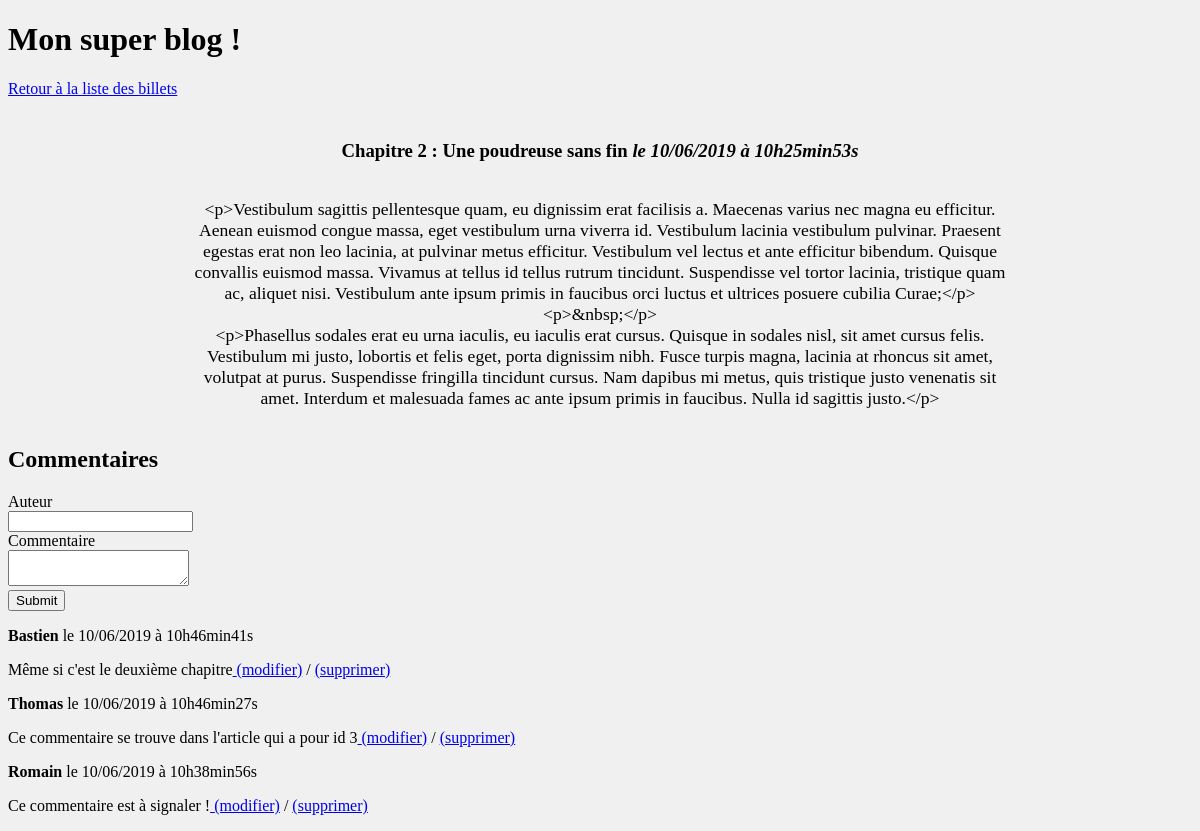
Screenshot of /index.php?action=article&id=3 with the database file from the repository.
### tables this page shows
CREATE TABLE `articles` (
  `id` int(11) NOT NULL,
  `author` varchar(50) NOT NULL,
  `title` varchar(150) NOT NULL,
  `content` text NOT NULL,
  `date_creation` datetime NOT NULL DEFAULT CURRENT_TIMESTAMP,
  `date_modification` datetime NOT NULL DEFAULT CURRENT_TIMESTAMP
);

CREATE TABLE `comments` (
  `id` int(11) NOT NULL,
  `id_article` int(11) NOT NULL,
  `author` varchar(50) NOT NULL,
  `comment` text NOT NULL,
  `date_creation` datetime NOT NULL DEFAULT CURRENT_TIMESTAMP,
  `date_modification` datetime NOT NULL DEFAULT CURRENT_TIMESTAMP,
  `report` int(11) NOT NULL
);

### Controller/functions.php (called while the page is built, shortened)
<?php
require_once('model/articleManager.php');
require_once('model/commentManager.php');
function article() {
	$postManager = new \OpenClassrooms\Blog\Model\ArticleManager();
	$commentManager = new \OpenClassrooms\Blog\Model\CommentManager();
	$post = $postManager->getArticle($_GET['id']);
	$comments = $commentManager->getComments($_GET['id']);
	require('View/articleView.php');
}

### Model/articleManager.php (called while the page is built, shortened)
<?php
class ArticleManager extends Manager {
	public function getArticle($postId) {
		$db = $this->dbConnect();
		$req = $db->prepare('SELECT id, title, content, DATE_FORMAT(date_creation, \'%d/%m/%Y à %Hh%imin%ss\') AS creation_date_fr FROM articles WHERE id = ?');
		$req->execute(array($postId));
		$post = $req->fetch();
		return $post;
	}
}

### Model/commentManager.php (called while the page is built, shortened)
<?php
class CommentManager extends Manager
{
    public function getComments($postId) {
		$db = $this->dbConnect();
		$comments = $db->prepare('SELECT id, author, comment, DATE_FORMAT(date_creation, \'%d/%m/%Y à %Hh%imin%ss\') AS comment_date_fr FROM comments WHERE id_article = ? ORDER BY date_creation DESC');
		$comments->execute(array($postId));
		return $comments;
	}
}

### View/articleView.php (the view, shortened to what this page needs)
<h1>Mon super blog !</h1>
<p><a href="index.php">Retour à la liste des billets</a></p>
<div class="news">
    <h3>
        <?= htmlspecialchars($post['title']) ?>
        <em>le <?= $post['creation_date_fr'] ?></em>
    </h3>
    <p>
        <?= nl2br(htmlspecialchars($post['content'])) ?>
    </p>
</div>
<h2>Commentaires</h2>
<form action="index.php?action=addComment&amp;id=<?= $post['id'] ?>" method="post">
    <div>
        <label for="author">Auteur</label><br />
        <input type="text" id="author" name="author" />
    </div>
    <div>
        <label for="comment">Commentaire</label><br />
        <textarea id="comment" name="comment"></textarea>
    </div>
    <div>
        <input type="submit" alert='Commentaire modifié'/>
    </div>
</form>
<?php
while ($comment = $comments->fetch())
{
?>
    <p><strong><?= htmlspecialchars($comment['author']) ?></strong> le <?= $comment['comment_date_fr'] ?></p>
    <p><?= nl2br(htmlspecialchars($comment['comment'])) ?><a href="index.php?action=viewComment&amp;id=<?= $comment['id'] ?>"> (modifier)</a> / <a href="index.php?action=delComment&amp;id=<?= $comment['id'] ?>">(supprimer)</a></p>
<?php
}
?>
<?php require('template.php'); ?>

### Public/css/style.css (style rules this page uses)
body { background-color: rgb(240, 240, 240); }
.news { display: flex; flex-direction: column; text-align: center; width: 70%; margin: 0 15%; margin-top: 2%; }
.news p { font-size: 1.1em; }

### rows the page displays
articles: title "Chapitre 2 : Une poudreuse sans fin", content "<p>Vestibulum sagittis pellentesque quam, eu dignissim erat facilisis a. Maecenas varius nec magna eu efficitur. Aenean euismod congue massa, eget vestibulum urna viverra id. Vestibulum lacinia vestibulum pulvinar. Praesent egestas erat non leo lacinia, at pulvinar metus efficitur. Vestibulum vel lectus et ante efficitur bibendum. Quisque convallis euismod massa. Vivamus at tellus id tellus rutrum tincidunt. Suspendisse vel tortor lacinia, tristique quam ac, aliquet nisi. Vestibulum ante ipsum primis in faucibus orci luctus et ultrices posuere cubilia Curae;</p> <p>&nbsp;</p> <p>Phasellus sodales erat eu urna iaculis, eu iaculis erat cursus. Quisque in sodales nisl, sit amet cursus felis.…"
comments: author "Bastien", comment_date_fr "10/06/2019 à 10h46min41s", comment "Même si c'est le deuxième chapitre"
comments: author "Thomas", comment_date_fr "10/06/2019 à 10h46min27s", comment "Ce commentaire se trouve dans l'article qui a pour id 3"
comments: author "Romain", comment_date_fr "10/06/2019 à 10h38min56s", comment "Ce commentaire est à signaler !"

### other values shown
$post['creation_date_fr'] "10/06/2019 à 10h25min53s"
